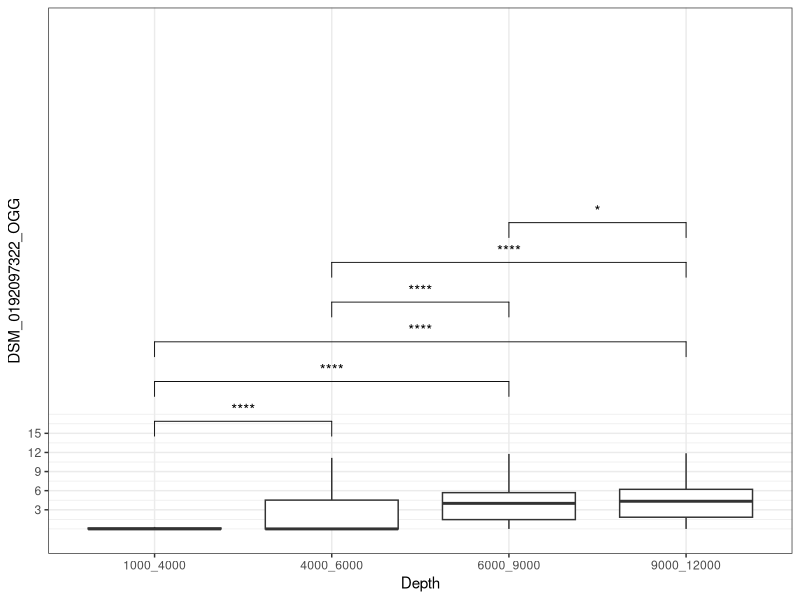
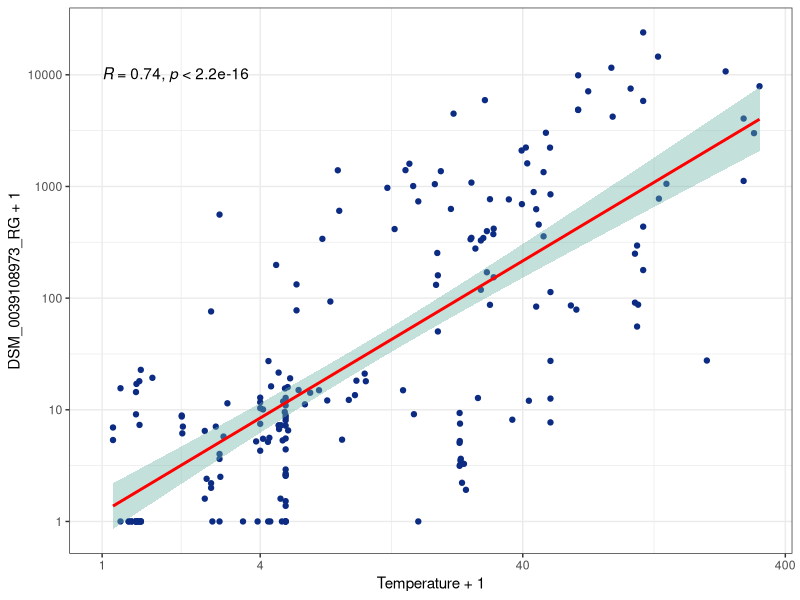
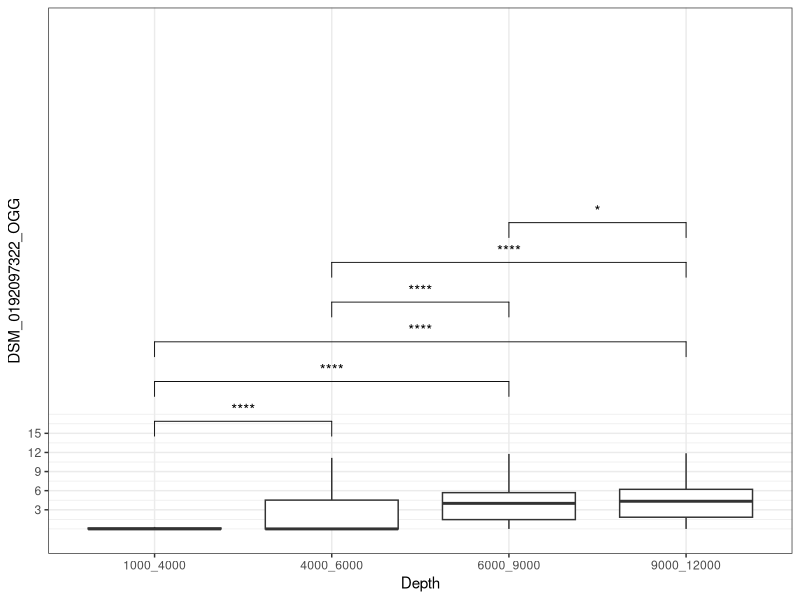

Source code (R) for these figures, in order:
library(ggplot2)
library(reshape2)
library(ggpubr)

average <- function(data,column_name,ecosystem){
  H_group <- data[[column_name]][data[[paste0(ecosystem, "_Others")]] == ecosystem]
  O_group <- data[[column_name]][data[[paste0(ecosystem, "_Others")]] == 'Others']
  mean_H <- mean(H_group, na.rm = TRUE)
  mean_O <- mean(O_group, na.rm = TRUE)
  FC <- mean_H / mean_O
  test_result <- wilcox.test(H_group, O_group)
  P = test_result$p.value
  cat(paste(column_name,"Fold-change:"), round(FC, 2), "\n")
  cat(paste(column_name,"P-value:"), format.pval(P, digits = 3), "\n")
}

mydata <- NULL
mydata <- read.table("Fig2de.Cluster_Abd_significance.txt",header=TRUE,sep="\t")

average(mydata, "DSM_0039108973_RG","HV")
average(mydata, "DSM_0405589153_Cren7","HV")
average(mydata, "DSM_0192097322_OGG","HE")
average(mydata, "DSM_0109376981_Cas9","HV")

#Fig2D
tempdata <- mydata[!is.na(mydata$Temperature), ]
head(tempdata)
p_RG <- ggplot(tempdata,aes(x=Temperature+1, y=DSM_0039108973_RG+1,colors="grey"))+
  geom_point(color="#0c2c84")+
  scale_x_log10(breaks = c(1,4,40,400,500))+
  scale_y_log10(breaks=c(1,10,100,1000,10000,200000))+
  geom_smooth(method=lm , color="red", fill="#69b3a2", se=T)+
  theme_bw()
p_RG2 <- p_RG + stat_cor(method="pearson",label.x=0,label.y=4)

pdf("Fig2d.pdf",width = 6,height = 6) 
p_RG2
dev.off()

#Fig2E
depth_levels <- c('1000_4000', '4000_6000', '6000_9000', '9000_12000')
my_comp <- combn(depth_levels, 2, simplify = FALSE)
p_OGG <- ggplot(mydata,aes(x=Depth, y=DSM_0192097322_OGG,colors="grey"))+
  geom_boxplot(outlier.shape=NA)+
  stat_compare_means(comparisons=my_comp, symnum.args = list(
    cutpoints = c(0, 0.0001, 0.001, 0.01, 0.05, 1),
    symbols = c("****", "***", "**", "*", "ns")),
    step.increase = 0.08,label.y = 13)+
  scale_y_continuous(breaks=c(3,6,9,12,15))+
  theme_bw()
p_OGG
pdf("Fig2e.pdf",width = 4,height = 6) 
p_OGG
dev.off()
